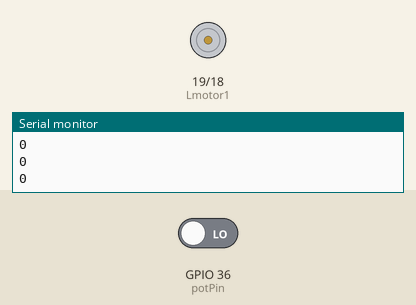
This sketch was run on a simulated ESP32. Parts: motor-driver pin pairs drawn as motors (green arrow = first pin HIGH = forward, orange = second pin HIGH = backward, longer = more drive, scaled by the enable pin), the last lines printed to the serial monitor. Inputs (shaded band) come from the test bench; at power-on: GPIO 36 (potPin) LOW (analog values on the 0–4095 scale).

Above: at 6.8 s.
6.9 s: GPIO 36 (potPin) driven HIGH
At 10.3 s:
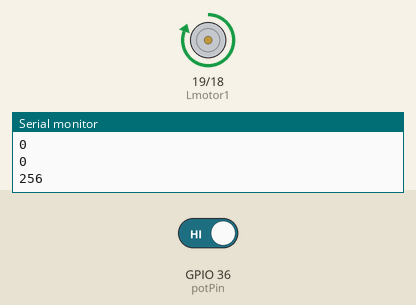
10.8 s: GPIO 36 (potPin) driven LOW
At 12.5 s:
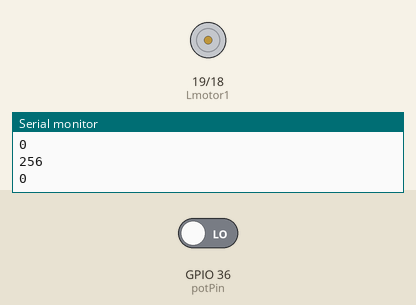
Timing chart, 0 to 14.0 s (numbered marks = the images above; inputs shaded):
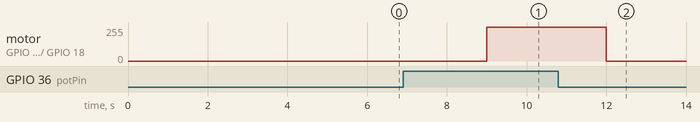

Measured:
- after the input at 6.9 s, motor on GPIO 19 (Lmotor1) / GPIO 18 (Lmotor2): stopped → forward 255/255 after 2.1 s
- after the input at 10.8 s, motor on GPIO 19 (Lmotor1) / GPIO 18 (Lmotor2): forward 255/255 → stopped after 1.2 s

The sketch:

MotorStep.ino
```cpp
#define Lmotor1 19
#define Lmotor2 18
#define LmotorEn 5

#define potPin 36

int pwmLeft = 0;
int pwmHz = 1000; // PWM frequency of 1 KHz
int pwmRes = 8; // 8-bit resolution, 256 possible values

void leftMotor(int speed);

void setup()
{
  ledcSetup(pwmLeft, pwmHz, pwmRes);
  ledcAttachPin(LmotorEn, pwmLeft);
  pinMode(Lmotor1, OUTPUT);
  pinMode(Lmotor2, OUTPUT);

  Serial.begin(115200);
  analogReadResolution(9);
  pinMode(potPin, INPUT);
}

void loop()
{
  if(digitalRead(potPin) == 1)
  {
    leftMotor(256);
    delay(3000);
  }
  else{
    leftMotor(0);
    delay(3000);
  }

}

void leftMotor(int speed)
{
  //Serial.println(speed);
  if (speed == 0)
  {
    digitalWrite(Lmotor1, 0);
    digitalWrite(Lmotor2, 0);
    ledcWrite(pwmLeft, 0);
    Serial.println(speed);
  }
  else if (speed > 0)
  {
    digitalWrite(Lmotor1, 1);
    digitalWrite(Lmotor2, 0);
    ledcWrite(pwmLeft, speed);
    Serial.println(speed);
  }
  else if (speed < 0)
  {
    digitalWrite(Lmotor1, 0);
    digitalWrite(Lmotor2, 1);
    ledcWrite(pwmLeft, 256-speed);
    Serial.println(speed);
  }
}
```
